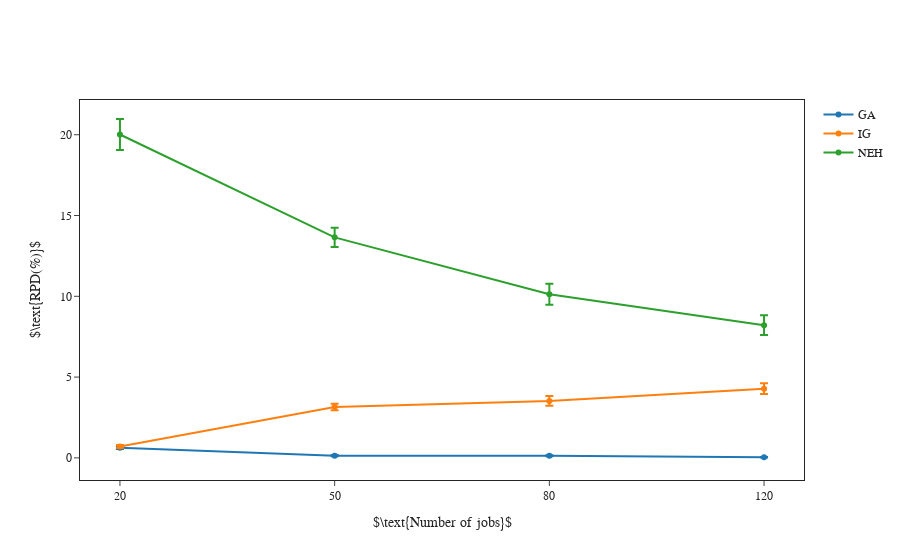

Notebook cell for this chart:
### Code cell
fig = merge_and_line(
        folders, 
        ["GA", "IG", "NEH"], 
        r"$\text{Number of jobs}$", 
        r"$\text{RPD(%)}$"
    )

fig.show()

if SAVE_IMAGE:
    save_comparison_image(fig, "4_no_mddr_line")

### Figure 1 — Plotly figure (JSON) as saved in the notebook; plotly's stock layout.template omitted (floating-point values rounded to 4 significant figures)
{"data": [{"error_y": {"array": [0.07645, 0.04176, 0.03114, 0.01341], "type": "data", "visible": true}, "name": "GA", "type": "scatter", "x": [20, 50, 80, 120], "y": [0.6296, 0.1395, 0.132, 0.03934]}, {"error_y": {"array": [0.09259, 0.2004, 0.305, 0.3362], "type": "data", "visible": true}, "name": "IG", "type": "scatter", "x": [20, 50, 80, 120], "y": [0.7108, 3.154, 3.527, 4.282]}, {"error_y": {"array": [0.9588, 0.6021, 0.6474, 0.6104], "type": "data", "visible": true}, "name": "NEH", "type": "scatter", "x": [20, 50, 80, 120], "y": [20.01, 13.65, 10.13, 8.21]}], "layout": {"font": {"family": "Times New Roman"}, "xaxis": {"mirror": true, "title": {"text": "$\\text{Number of jobs}$"}, "type": "category"}, "yaxis": {"mirror": true, "title": {"text": "$\\text{RPD(%)}$"}}}}
